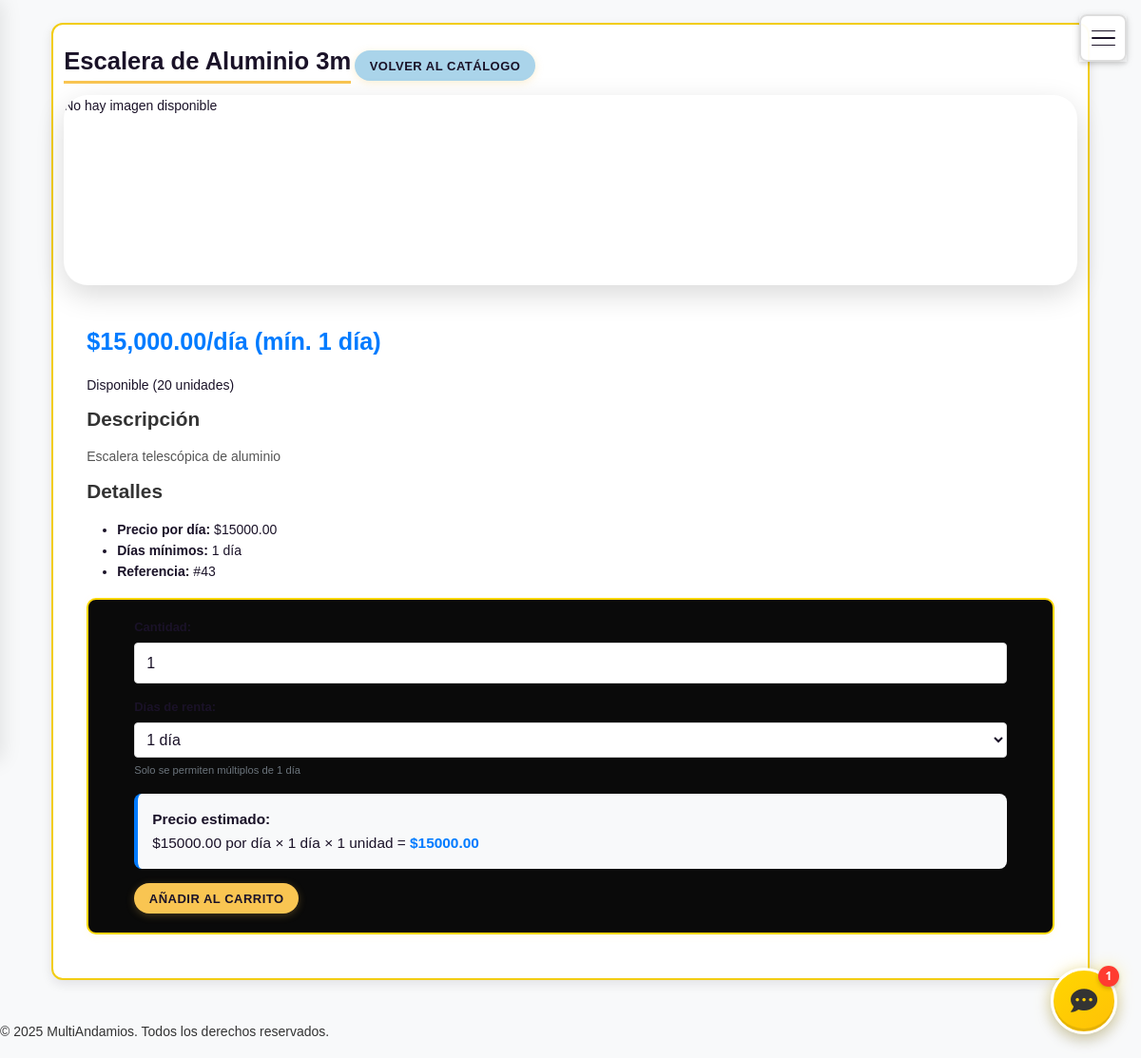
Page /productos/43/ (signed in) on the earlier database version.
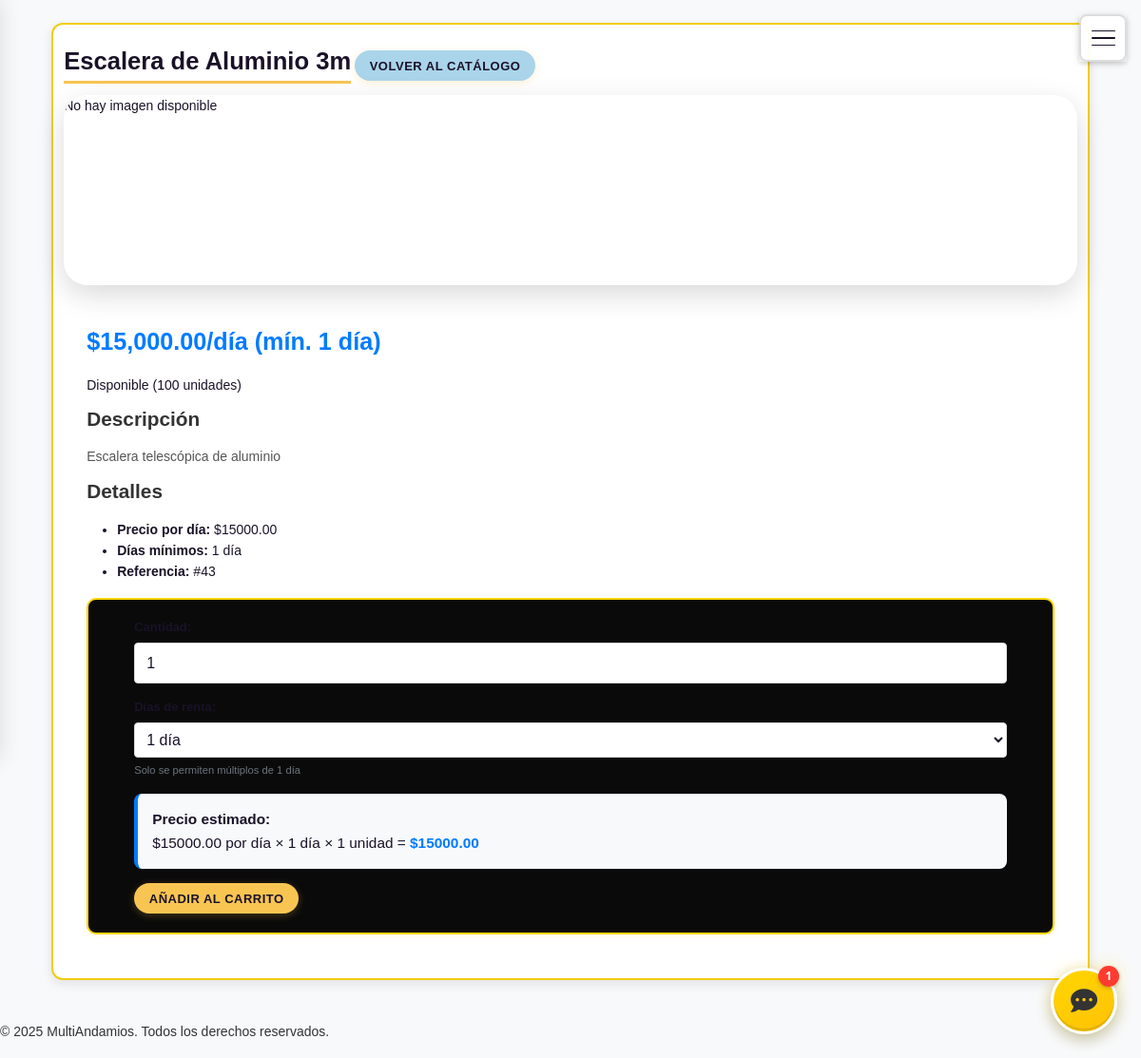
Same page on the later database version.
### productos/models.py (models this page shows, shortened)
class Producto(models.Model):
    id_producto = models.AutoField(primary_key=True)
    nombre = models.CharField(max_length=255)
    descripcion = models.TextField(blank=True, null=True)
    precio_diario = models.DecimalField(
        max_digits=10,
        decimal_places=2,
        verbose_name='Precio por día',
        help_text='Precio de renta por día en pesos',
        default=0
    )
    dias_minimos_renta = models.PositiveIntegerField(
        default=1,
        verbose_name='Días mínimos de renta',
        help_text='Número mínimo de días consecutivos que se debe rentar este producto'
    )
    peso = models.DecimalField(
        max_digits=8,
        decimal_places=2,
        default=0.00,
        verbose_name='Peso individual (kg)',
        help_text='Peso en kilogramos de una unidad del producto'
    )
    cantidad_disponible = models.PositiveIntegerField()
    cantidad_reservada = models.PositiveIntegerField(default=0)
    cantidad_en_renta = models.PositiveIntegerField(default=0)
    imagen = models.ImageField(upload_to='productos/', blank=True, null=True)
    activo = models.BooleanField(default=True)
    def get_opciones_dias_renta(self, max_dias=90):
        opciones = []
        dias = self.dias_minimos_renta
        while dias <= max_dias:
            opciones.append(dias)
            dias += self.dias_minimos_renta
        return opciones
    def get_precio_display(self):
        return f"${self.precio_diario:,.2f}/día (mín. {self.dias_minimos_renta} día{'s' if self.dias_minimos_renta > 1 else ''})"

### productos/views.py (the view)
# urls.py: path('<int:producto_id>/', views.detalle_producto, name='detalle_producto'),
@login_required
def detalle_producto(request, producto_id):
    producto = get_object_or_404(Producto, id_producto=producto_id)
    return render(request, 'productos/detalle_producto.html', {
        'producto': producto
    })

### usuarios/templatetags/carrito_tags.py (called while the page is built)
@register.simple_tag(takes_context=True)
def get_carrito_total(context):
    request = context['request']
    if request.user.is_authenticated:
        return CarritoItem.objects.filter(usuario=request.user).count()
    return 0

### productos/templates/productos/detalle_producto.html (shortened to what this page needs)
{% extends 'base.html' %}
{% block content %}
<div class="container product-detail">
    <div class="card">
        <div class="product-header">
            <h1 class="highlight">{{ producto.nombre }}</h1>
            <a href="{% url 'productos:catalogo_productos' %}" class="btn btn-secondary">Volver al Catálogo</a>
        </div>
        <div class="product-content">
            <div class="product-image">
                {% if producto.imagen %}
                <img src="{{ producto.imagen.url }}" alt="{{ producto.nombre }}">
                {% else %}
                <div class="no-image">No hay imagen disponible</div>
                {% endif %}
            </div>
            <div class="product-info">
                <div class="price-section">
                    <h2 class="price-main">{{ producto.get_precio_display }}</h2>
                </div>
                <div class="availability">
                    <span class="{% if producto.cantidad_disponible > 0 %}in-stock{% else %}out-stock{% endif %}">
                        {% if producto.cantidad_disponible > 0 %}
                            Disponible ({{ producto.cantidad_disponible }} unidades)
                        {% else %}
                            No disponible
                        {% endif %}
                    </span>
                </div>
                <div class="description">
                    <h3>Descripción</h3>
                    <p>{{ producto.descripcion }}</p>
                </div>
                <div class="specs">
                    <h3>Detalles</h3>
                    <ul>
                        <li><strong>Precio por día:</strong> ${{ producto.precio_diario|floatformat:2 }}</li>
                        <li><strong>Días mínimos:</strong> {{ producto.dias_minimos_renta }} día{{ producto.dias_minimos_renta|pluralize }}</li>
                        <li><strong>Referencia:</strong> #{{ producto.id_producto }}</li>
                    </ul>
                </div>
                {% if producto.cantidad_disponible > 0 %}
                <div class="add-to-cart">
                    <form method="post" action="{% url 'usuarios:agregar_al_carrito' producto.id_producto %}">
                        <div class="form-group">
                            <label for="cantidad">Cantidad:</label>
                            <input type="number" name="cantidad" id="cantidad" min="1" max="{{ producto.cantidad_disponible }}" value="1" required>
                        </div>
                        <div class="form-group">
                            <label for="dias_renta">Días de renta:</label>
                            <select name="dias_renta" id="dias_renta" required>
                                {% for dias in producto.get_opciones_dias_renta %}
                                    <option value="{{ dias }}" {% if dias == producto.dias_minimos_renta %}selected{% endif %}>
                                        {{ dias }} día{{ dias|pluralize }}
                                    </option>
                                {% endfor %}
                            </select>
                            <small>Solo se permiten múltiplos de {{ producto.dias_minimos_renta }} día{{ producto.dias_minimos_renta|pluralize }}</small>
                        </div>
                        <div id="precio-preview" style="display: none;"></div>
                        <button type="submit" class="btn btn-primary">Añadir al Carrito</button>
                    </form>
                </div>
                {% else %}
                <div class="not-available">
                    <p>Este producto no está disponible actualmente.</p>
                </div>
                {% endif %}
            </div>
        </div>
    </div>
</div>
{% endblock %}

Differences in the rows shown:
changed Producto "Escalera de Aluminio 3m": cantidad_disponible "20" → "100"
